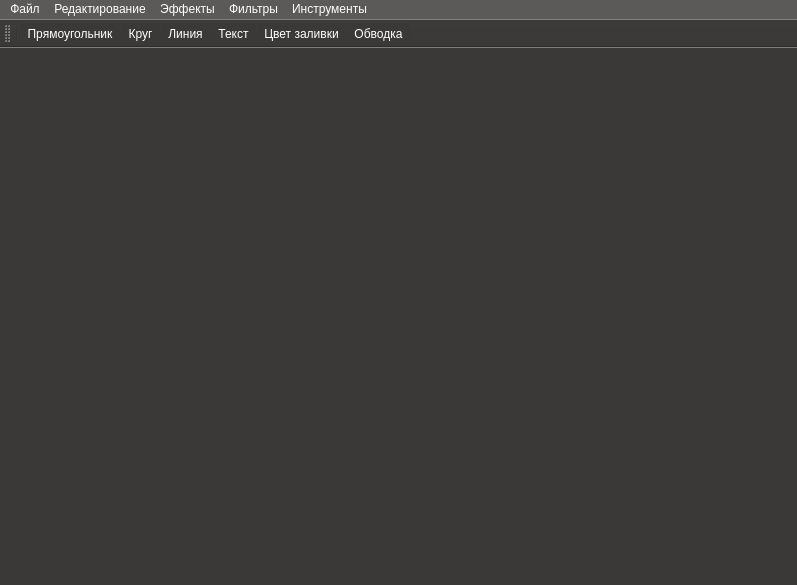
<?xml version="1.0" encoding="UTF-8"?>
<ui version="4.0">
 <class>mainWindow</class>
 <widget class="QMainWindow" name="mainWindow">
  <property name="windowModality">
   <enum>Qt::ApplicationModal</enum>
  </property>
  <property name="geometry">
   <rect>
    <x>0</x>
    <y>0</y>
    <width>797</width>
    <height>585</height>
   </rect>
  </property>
  <property name="windowTitle">
   <string>Фоторедактор</string>
  </property>
  <property name="styleSheet">
   <string notr="true">background-color: #3b3938; color: white;</string>
  </property>
  <widget class="QWidget" name="centralwidget">
   <widget class="QWidget" name="verticalLayoutWidget">
    <property name="geometry">
     <rect>
      <x>40</x>
      <y>30</y>
      <width>721</width>
      <height>461</height>
     </rect>
    </property>
    <layout class="QVBoxLayout" name="main_layout">
     <property name="sizeConstraint">
      <enum>QLayout::SetNoConstraint</enum>
     </property>
     <property name="leftMargin">
      <number>30</number>
     </property>
     <property name="topMargin">
      <number>30</number>
     </property>
     <property name="rightMargin">
      <number>30</number>
     </property>
     <property name="bottomMargin">
      <number>30</number>
     </property>
     <item>
      <widget class="QLabel" name="label_image">
       <property name="layoutDirection">
        <enum>Qt::LeftToRight</enum>
       </property>
       <property name="styleSheet">
        <string notr="true"/>
       </property>
       <property name="text">
        <string/>
       </property>
       <property name="alignment">
        <set>Qt::AlignBottom|Qt::AlignHCenter</set>
       </property>
      </widget>
     </item>
    </layout>
   </widget>
  </widget>
  <widget class="QStatusBar" name="statusbar">
   <property name="styleSheet">
    <string notr="true"/>
   </property>
  </widget>
  <widget class="QToolBar" name="toolBar">
   <property name="windowTitle">
    <string>toolBar</string>
   </property>
   <property name="styleSheet">
    <string notr="true">background-color: #3b3938; color: white;</string>
   </property>
   <attribute name="toolBarArea">
    <enum>TopToolBarArea</enum>
   </attribute>
   <attribute name="toolBarBreak">
    <bool>false</bool>
   </attribute>
   <addaction name="separator"/>
   <addaction name="action_rectangle"/>
   <addaction name="action_circus"/>
   <addaction name="action_line"/>
   <addaction name="action_text_2"/>
   <addaction name="action_color_fill"/>
   <addaction name="action_outline"/>
  </widget>
  <widget class="QMenuBar" name="menubar">
   <property name="geometry">
    <rect>
     <x>0</x>
     <y>0</y>
     <width>797</width>
     <height>21</height>
    </rect>
   </property>
   <property name="styleSheet">
    <string notr="true">background-color: #5c5a59; color: white;</string>
   </property>
   <widget class="QMenu" name="menu">
    <property name="title">
     <string>Файл</string>
    </property>
    <addaction name="action_open"/>
    <addaction name="action_save"/>
    <addaction name="action_save_as"/>
    <addaction name="action_close"/>
    <addaction name="action_properties"/>
    <addaction name="action_settings"/>
   </widget>
   <widget class="QMenu" name="menu_2">
    <property name="title">
     <string>Редактирование</string>
    </property>
    <widget class="QMenu" name="menu_5">
     <property name="title">
      <string>Поворот</string>
     </property>
     <addaction name="separator"/>
     <addaction name="action_rotate_clockwise"/>
     <addaction name="action_rotate_counterclockwise"/>
     <addaction name="action_rotate_arbitary"/>
    </widget>
    <widget class="QMenu" name="menu_6">
     <property name="title">
      <string>Отражение</string>
     </property>
     <addaction name="action_reflect_horizontal"/>
     <addaction name="action_reflect_vertical"/>
    </widget>
    <addaction name="action_size"/>
    <addaction name="action_crop"/>
    <addaction name="menu_5"/>
    <addaction name="menu_6"/>
   </widget>
   <widget class="QMenu" name="menu_3">
    <property name="title">
     <string>Фильтры</string>
    </property>
    <addaction name="action_without_filters"/>
    <addaction name="action_grey"/>
    <addaction name="action_filter_sepia"/>
    <addaction name="action_3d"/>
    <addaction name="action_texture"/>
   </widget>
   <widget class="QMenu" name="menu_4">
    <property name="title">
     <string>Инструменты</string>
    </property>
    <addaction name="separator"/>
    <addaction name="action_circus"/>
    <addaction name="action_line"/>
    <addaction name="action_text_2"/>
    <addaction name="action_color_fill"/>
    <addaction name="action_outline"/>
   </widget>
   <widget class="QMenu" name="menu_7">
    <property name="title">
     <string>Эффекты</string>
    </property>
    <addaction name="action_brightness"/>
    <addaction name="action_opacity"/>
    <addaction name="action_warm"/>
    <addaction name="action_blur"/>
   </widget>
   <addaction name="menu"/>
   <addaction name="menu_2"/>
   <addaction name="menu_7"/>
   <addaction name="menu_3"/>
   <addaction name="menu_4"/>
  </widget>
  <action name="action_open">
   <property name="text">
    <string>Открыть</string>
   </property>
  </action>
  <action name="action_save">
   <property name="text">
    <string>Сохранить</string>
   </property>
  </action>
  <action name="action_save_as">
   <property name="text">
    <string>Сохранить как</string>
   </property>
  </action>
  <action name="action_crop">
   <property name="checkable">
    <bool>true</bool>
   </property>
   <property name="text">
    <string>Обрезать</string>
   </property>
   <property name="shortcutVisibleInContextMenu">
    <bool>false</bool>
   </property>
  </action>
  <action name="action_grey">
   <property name="text">
    <string>Градации серого</string>
   </property>
  </action>
  <action name="action_properties">
   <property name="text">
    <string>Свойства</string>
   </property>
  </action>
  <action name="action_size">
   <property name="text">
    <string>Размер</string>
   </property>
  </action>
  <action name="action_close">
   <property name="text">
    <string>Закрыть</string>
   </property>
  </action>
  <action name="action_filter_sepia">
   <property name="text">
    <string>Сепия</string>
   </property>
  </action>
  <action name="action_filter_warm">
   <property name="text">
    <string>Тёплый</string>
   </property>
  </action>
  <action name="action_filter_cold">
   <property name="text">
    <string>Холодный</string>
   </property>
  </action>
  <action name="action_filter_tape">
   <property name="text">
    <string>Плёнка</string>
   </property>
  </action>
  <action name="action_circus">
   <property name="text">
    <string>Круг</string>
   </property>
  </action>
  <action name="action_line">
   <property name="text">
    <string>Линия</string>
   </property>
  </action>
  <action name="action_text_2">
   <property name="text">
    <string>Текст</string>
   </property>
  </action>
  <action name="action_color_fill">
   <property name="text">
    <string>Цвет заливки</string>
   </property>
  </action>
  <action name="action_rotate_clockwise">
   <property name="text">
    <string>90° по ч. с.</string>
   </property>
  </action>
  <action name="action_rotate_counterclockwise">
   <property name="text">
    <string>90° против ч. с.</string>
   </property>
  </action>
  <action name="action_rotate_arbitary">
   <property name="text">
    <string>Произвольно</string>
   </property>
  </action>
  <action name="action_reflect_horizontal">
   <property name="text">
    <string>По горизонтали</string>
   </property>
  </action>
  <action name="action_reflect_vertical">
   <property name="text">
    <string>По вертикали</string>
   </property>
  </action>
  <action name="action_outline">
   <property name="text">
    <string>Обводка</string>
   </property>
  </action>
  <action name="action_without_filters">
   <property name="text">
    <string>Без фильтров</string>
   </property>
  </action>
  <action name="action_brightness">
   <property name="text">
    <string>Яркость</string>
   </property>
  </action>
  <action name="action_opacity">
   <property name="text">
    <string>Прозрачность</string>
   </property>
  </action>
  <action name="action_warm">
   <property name="text">
    <string>Теплота</string>
   </property>
  </action>
  <action name="action_3d">
   <property name="text">
    <string>3d</string>
   </property>
  </action>
  <action name="action_texture">
   <property name="text">
    <string>Текстура</string>
   </property>
  </action>
  <action name="action_rectangle">
   <property name="text">
    <string>Прямоугольник</string>
   </property>
  </action>
  <action name="action_blur">
   <property name="text">
    <string>Размытие</string>
   </property>
  </action>
  <action name="action_settings">
   <property name="text">
    <string>Настройки</string>
   </property>
  </action>
 </widget>
 <resources/>
 <connections/>
</ui>
